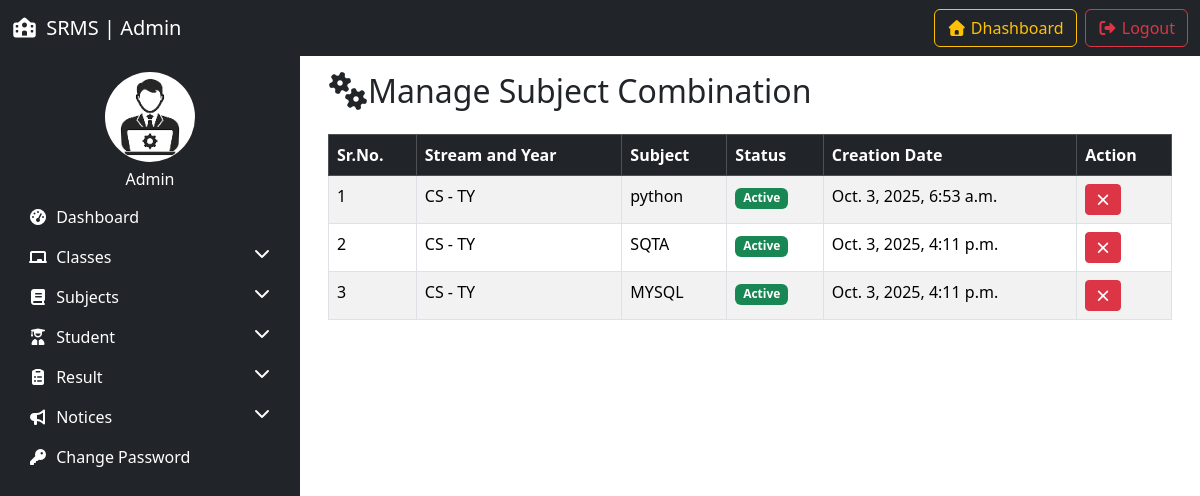
/manage_subject_combination/ (signed in), run on an earlier commit of the app's database.
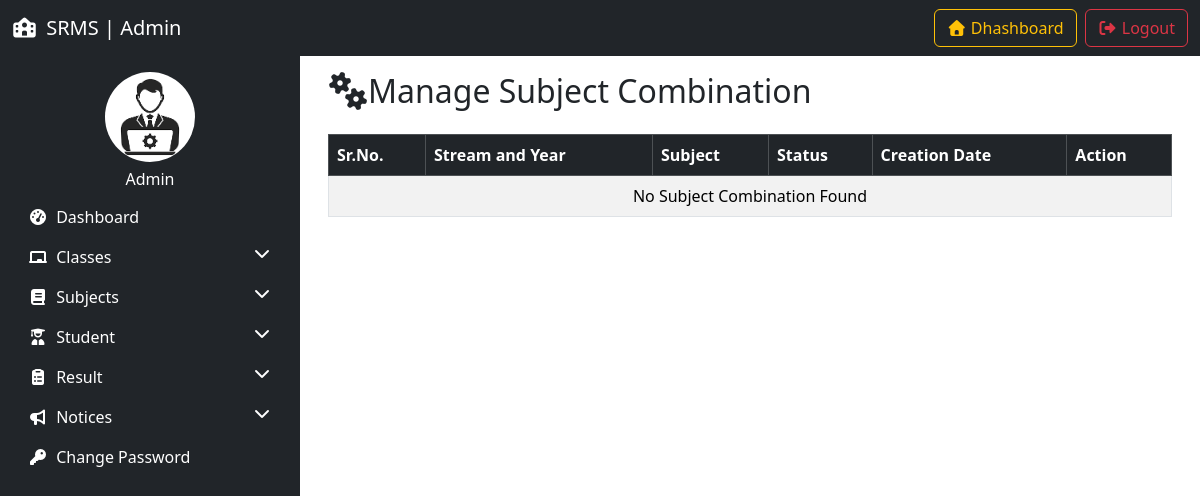
And on a later commit of the database.
### resultapp/models.py (models this page shows, shortened)
class SubjectCombination(models.Model):
    student_class = models.ForeignKey(Studentclass, on_delete=models.SET_NULL, null=True)
    subject = models.ForeignKey(Subject, on_delete=models.SET_NULL, null=True)
    creation_date = models.DateTimeField(auto_now_add=True)
    updation_date = models.DateTimeField(auto_now=True)
    status = models.IntegerField(default=1)

class Studentclass(models.Model):
    streamName = models.CharField(max_length=100)
    yearStream = models.CharField(max_length=100)
    section = models.CharField(max_length=10)
    creation_date = models.DateTimeField(auto_now_add=True)
    updation_date = models.DateTimeField(auto_now=True)

class Subject(models.Model):
    subject_name = models.CharField(max_length=100)
    subject_code = models.CharField(max_length=20)
    creation_date = models.DateTimeField(auto_now_add=True)
    updation_date = models.DateTimeField(auto_now=True)

### resultapp/views.py (the view, shortened to what this page needs)
# urls.py: path('manage_subject_combination/',manage_subject_combination, name='manage_subject_combination'),
@login_required
def manage_subject_combination(request):
    combinations = SubjectCombination.objects.all()
    aid = request.GET.get('aid')
    did = request.GET.get('did')
    return render(request,'manage_subject_combination.html', locals())

### resultapp/templates/manage_subject_combination.html (shortened to what this page needs)
{% extends 'admin_base.html' %}
{% load static %}
{% block content %}
<div class="container">
    <h2 class="mb-4"><i class="fas fa-cogs"></i>Manage Subject Combination</h2>
    <table class="table table-bordered table-striped">
        <thead class="table-dark">
            <tr>
                <th>Sr.No.</th>
                <th>Stream and Year</th>
                <th>Subject</th>
                <th>Status</th>
                <th>Creation Date</th>
                <th>Action</th>
            </tr>
        </thead>
        <tbody>
            {% for i in combinations %}
             <tr>
                <td>{{forloop.counter}}</td>
                <td>{{i.student_class.streamName}} - {{i.student_class.yearStream}}</td>
                <td>{{i.subject.subject_name}}</td>
                <td>
                    {% if i.status == 1 %}
                    <span class="badge bg-success">Active</span>
                    {% else %}
                    <span class="badge bg-danger">Inactive</span>
                    {% endif %}
                </td>
                <td>{{i.creation_date}}</td>
                <td>
                    {% if i.status == 1 %}
                    <a href="?did={{i.id}}" onclick="return confirm('Deactivate this subject?')" class="btn btn-sm btn-danger"><i class="fas fa-times"></i></a>
                    {% else %}
                    <a href="?aid={{i.id}}" onclick="return confirm('Activate this subject?')" class="btn btn-sm btn-success"><i class="fas fa-check"></i></a>
                    {% endif %}
                </td>
            </tr>
            {% empty %}
            <tr>
                <td colspan="6" class="text-center">No Subject Combination Found</td>
            </tr>
            {% endfor %}
        </tbody>
    </table>
</div>
{% endblock %}

### resultapp/templates/admin_base.html (shortened to what this page needs)
<!DOCTYPE html>
<html lang="en">
<head>
   <link href="https://cdn.jsdelivr.net/npm/bootstrap@5.3.8/dist/css/bootstrap.min.css" rel="stylesheet">
<link rel="stylesheet" href="https://cdnjs.cloudflare.com/ajax/libs/font-awesome/7.0.1/css/all.min.css" />
</head>
<body>
    {% include 'topbar.html'%}
    <div class="container-fluid">
        <div class="row">
            {% include 'sidebar.html'%}
            <main class="col-md-9 p-3">
                {% block content %}
                {% endblock %}
            </main>
        </div>
    </div>
</body>
</html>

### resultapp/templates/topbar.html (shortened to what this page needs)
  <nav class="navbar navbar-expand-lg navbar-dark bg-dark">
  <div class="container-fluid">
    <a class="navbar-brand" href="#"><i class="fas fa-school me-1"></i> SRMS | Admin</a>
    <div class="collapse navbar-collapse justify-content-end" id="navbarSupportedContent">
      <ul class="navbar-nav gap-2 mt-2 mt-lg-0">
        <li class="nav-item">
            <a class="btn btn-outline-warning w-100" href="{% url 'admin_dashboard' %}"><i class="fas fa-home"></i> Dhashboard</a>
        </li>
        <li class="nav-item">
            <a class="btn btn-outline-danger w-100" href="{% url 'admin_logout' %}"><i class="fas fa-sign-out-alt"></i> Logout</a>
        </li>
      </ul>
    </div>
  </div>
</nav>

### resultapp/templates/sidebar.html (shortened to what this page needs)
{% load static %}
<nav class="col-md-3 sidebar bg-dark collapse d-md-block pt-3">
    <div class="text-white text-center">
        <img src="{% static 'images/photo.png' %}" class="rounded-circle mb-2" width="90" height="90">
        <h6>Admin</h6>
    </div>
    <ul class="nav flex-column">
        <li class="nav-item">
            <a href="{% url 'admin_dashboard' %}" class="nav-link"><i class="fas fa-tachometer-alt me-1"></i> Dashboard</a>
        </li>
        <li class="nav-item">
            <a href="#classesMenu" data-bs-toggle="collapse"class="nav-link"><i class="fas fa-chalkboard me-1"></i> Classes <i class="fas fa-chevron-down float-end"></i></a>
        </li>
        <li class="nav-item">
            <a href="#subjectMenu" data-bs-toggle="collapse"class="nav-link"><i class="fas fa-book me-1"></i> Subjects <i class="fas fa-chevron-down float-end"></i></a>
        </li>
        <li class="nav-item">
            <a href="#StudentMenu" data-bs-toggle="collapse"class="nav-link"><i class="fas fa-user-graduate me-1"></i> Student <i class="fas fa-chevron-down float-end"></i></a>
        </li>
        <li class="nav-item">
            <a href="#ResultMenu" data-bs-toggle="collapse"class="nav-link"><i class="fas fa-clipboard-list me-1"></i> Result <i class="fas fa-chevron-down float-end"></i></a>
        </li>
        <li class="nav-item">
            <a href="#NoticeMenu" data-bs-toggle="collapse"class="nav-link"><i class="fas fa-bullhorn me-1"></i> Notices <i class="fas fa-chevron-down float-end"></i></a>
        </li>
        <li class="nav-item">
            <a href="/change_password" class="nav-link"><i class="fas fa-key me-1"></i> Change Password</a>
        </li>
    </ul>
</nav>

### resultapp/templates/sidebar.html (style rules this page uses)
.sidebar { min-height: 100vh; }
.sidebar .nav-link { color: white; }

What changed in the data, as far as the page shows it:
removed SubjectCombination: student_class.streamName "CS", student_class.yearStream "TY", subject.subject_name "python", status "Active", creation_date "Oct. 3, 2025, 6:53 a.m."
removed SubjectCombination: student_class.streamName "CS", student_class.yearStream "TY", subject.subject_name "SQTA", status "Active", creation_date "Oct. 3, 2025, 4:11 p.m."
removed SubjectCombination: student_class.streamName "CS", student_class.yearStream "TY", subject.subject_name "MYSQL", status "Active", creation_date "Oct. 3, 2025, 4:11 p.m."
Also different on the page:
text now shown: "No Subject Combination Found"
